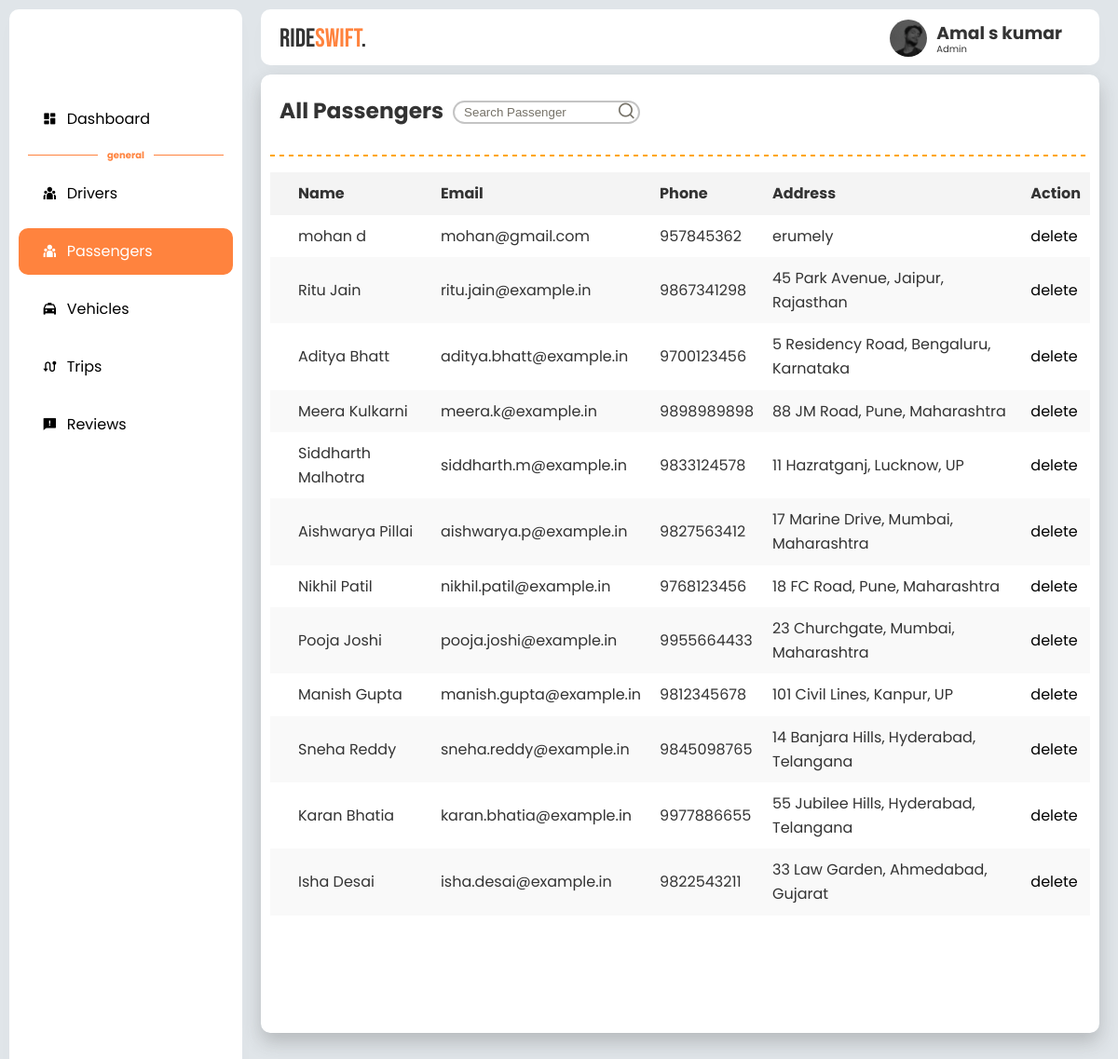
The page /administrator/all-passengers on the database its author committed.
### Administrator/models.py (models this page shows, shortened)
class User(models.Model):
    name = models.CharField(max_length=255)
    email = models.EmailField(unique=True)
    address = models.CharField(max_length=255)
    password = models.CharField(max_length=255)
    approved = models.BooleanField(default=True)
    phone_no = models.CharField(max_length=15, unique=True)
    rights = models.CharField(
        max_length=50,
        choices=[('admin', 'Admin'), ('user', 'User'), ('driver', 'Driver')],
        default='customer'
    )
    created_at = models.DateTimeField(default=now, editable=False)
    is_active = models.BooleanField(default=False)

### Administrator/views.py (the view)
# urls.py: path('all-passengers',all_passenger,name="allPassengers"),
def all_passenger(request):
    users = User.objects.filter(rights = 'user')
    return render(request, 'Administrator/all_passenger.html', {'users':users,'flag':3})

### RideSwift/context_processors.py (called while the page is built)
def common_data(request):
    login = False
    user = None
    login = "userid" in request.session
    driver = None
    logdr = "driverid" in request.session
    if logdr:
        driver_id = request.session.get("driverid")
        driver = User.objects.get(id=driver_id)
    if login:
        user_id = request.session.get("userid")
        user = User.objects.get(id=user_id)
    return {
        "login": login,
        "user": user,
        "logdr": logdr,
        "driver":driver
    }

### Administrator/templates/Administrator/all_passenger.html (shortened to what this page needs)
{% extends 'Administrator/admin-base.html' %}
{% block content %}
<div class="content-body">
    <div class="box">
        <div class="title">
           <h3> All Passengers </h3>
        </div>
        <form method="get">
        <div class="search">
            <input type="text" name="q" placeholder="Search Passenger" />
            <button type="submit"><i class="ri-search-line"></i></button>
        </div>
    </form>
    </div>
    <table>
        <thead>
            <tr>
                <th></th>
                <th>Name</th>
                <th>Email</th>
                <th>Phone</th>
                <th>Address</th>
                <th>Action</th>
            </tr>
        </thead>
        <tbody>
            {% if users %}
            {% for user in users %}
            <tr>
                <td></td>
                <td>{{ user.name }}</td>
                <td>{{ user.email }}</td>
                <td>{{ user.phone_no }}</td>
                <td>{{ user.address }}</td>
                <td><a href="{% url 'deleteUser' user.id %}" class="btn btn-success">delete</a></td>
            </tr>
            {% endfor %}
            {% else %}
            <tr>
                <td style="text-align: center;" colspan="6">No Passengers Found</td>
            </tr>
            {% endif %}
        </tbody>
    </table>
</div>
{% endblock %}

### static/style/admin.css (style rules this page uses)
html { scroll-behavior: smooth; }
:root { --primary-color: #ff833e; --primary-color-dark: #db6f35; --text-dark: #333333; --text-light: #767268; --white: #ffffff; --max-width: 1350px; --header-font: "Bebas Neue", sans-serif; }
* { margin: 0; padding: 0; box-sizing: border-box; }
body { display: flex; height: 100vh; width: 100%; overflow: hidden; font-family: "Poppins", sans-serif; font-size: 1rem; line-height: 1.6; color: var(--text-dark); background-color: #e0e5e9; gap: 10px; padding: 10px; box-sizing: border-box; }
a { text-decoration: none; color: black; margin: 10px 0; }
.content-body { position: relative; overflow-x: hidden; height: 100%; width: 100%; gap: 10px; background-color: white; border-radius: 10px; box-shadow: #33333304 0 10px 20px; padding: 10px; }
.box { position: relative; width: 100%; height: auto; display: flex; }
.box .title { position: relative; left: 10px; font-size: 20px; top: 10px; flex-direction: column; justify-content: center; text-align: center; }
table { position: relative; bottom: 120px; width: 100%; border-collapse: collapse; margin-top: 20px; border-radius: 10px; }
th, td { padding: 10px; text-align: left; }
th { background-color: #f4f4f4; }
tr:nth-child(even) { background-color: #f9f9f9; }
.search { position: relative; top: 15px; left: 20px; height: 30px; width: auto; display: flex; align-items: center; }
.search input { flex: 1; height: 25px; border: 2px solid rgba(0, 0, 0, 0.231); border-radius: 5vmin; padding: 10px; outline: none; background-color: white; z-index: 1; }
.search button { width: 20px; height: 20px; border-radius:50% ; border: none; font-size: 20px; padding: 0 15px; color: var(--text-light); background-color: transparent; cursor: pointer; position: relative; z-index: 2; right: 40px; top: -2px; transition: background-color 0.3s; }
.search input::placeholder { color: var(--text-light); }

### rows shown on the page
User: name "mohan d", email "mohan@gmail.com", phone_no "957845362", address "erumely"
User: name "Ritu Jain", email "ritu.jain@example.in", phone_no "9867341298", address "45 Park Avenue, Jaipur, Rajasthan"
User: name "Aditya Bhatt", email "aditya.bhatt@example.in", phone_no "9700123456", address "5 Residency Road, Bengaluru, Karnataka"
User: name "Meera Kulkarni", email "meera.k@example.in", phone_no "9898989898", address "88 JM Road, Pune, Maharashtra"
User: name "Siddharth Malhotra", email "siddharth.m@example.in", phone_no "9833124578", address "11 Hazratganj, Lucknow, UP"
User: name "Aishwarya Pillai", email "aishwarya.p@example.in", phone_no "9827563412", address "17 Marine Drive, Mumbai, Maharashtra"
User: name "Nikhil Patil", email "nikhil.patil@example.in", phone_no "9768123456", address "18 FC Road, Pune, Maharashtra"
User: name "Pooja Joshi", email "pooja.joshi@example.in", phone_no "9955664433", address "23 Churchgate, Mumbai, Maharashtra"
User: name "Manish Gupta", email "manish.gupta@example.in", phone_no "9812345678", address "101 Civil Lines, Kanpur, UP"
User: name "Sneha Reddy", email "sneha.reddy@example.in", phone_no "9845098765", address "14 Banjara Hills, Hyderabad, Telangana"
User: name "Karan Bhatia", email "karan.bhatia@example.in", phone_no "9977886655", address "55 Jubilee Hills, Hyderabad, Telangana"
User: name "Isha Desai", email "isha.desai@example.in", phone_no "9822543211", address "33 Law Garden, Ahmedabad, Gujarat"
